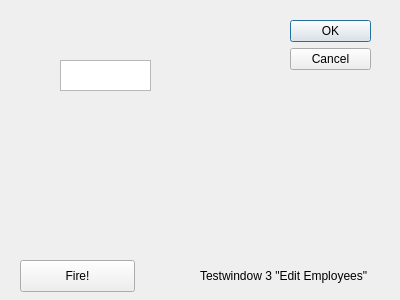
<?xml version="1.0" encoding="UTF-8"?>
<ui version="4.0">
 <class>testwindow3</class>
 <widget class="QDialog" name="testwindow3">
  <property name="geometry">
   <rect>
    <x>0</x>
    <y>0</y>
    <width>400</width>
    <height>300</height>
   </rect>
  </property>
  <property name="windowTitle">
   <string>Dialog</string>
  </property>
  <widget class="QDialogButtonBox" name="buttonBox">
   <property name="geometry">
    <rect>
     <x>290</x>
     <y>20</y>
     <width>81</width>
     <height>241</height>
    </rect>
   </property>
   <property name="orientation">
    <enum>Qt::Vertical</enum>
   </property>
   <property name="standardButtons">
    <set>QDialogButtonBox::Cancel|QDialogButtonBox::Ok</set>
   </property>
  </widget>
  <widget class="QLabel" name="label">
   <property name="geometry">
    <rect>
     <x>200</x>
     <y>250</y>
     <width>191</width>
     <height>51</height>
    </rect>
   </property>
   <property name="text">
    <string>Testwindow 3 &quot;Edit Employees&quot;</string>
   </property>
  </widget>
  <widget class="QPushButton" name="fireButton">
   <property name="geometry">
    <rect>
     <x>20</x>
     <y>260</y>
     <width>115</width>
     <height>32</height>
    </rect>
   </property>
   <property name="text">
    <string>Fire!</string>
   </property>
  </widget>
  <widget class="QTextEdit" name="IDEdit">
   <property name="geometry">
    <rect>
     <x>60</x>
     <y>60</y>
     <width>91</width>
     <height>31</height>
    </rect>
   </property>
  </widget>
 </widget>
 <resources/>
 <connections>
  <connection>
   <sender>buttonBox</sender>
   <signal>accepted()</signal>
   <receiver>testwindow3</receiver>
   <slot>accept()</slot>
   <hints>
    <hint type="sourcelabel">
     <x>248</x>
     <y>254</y>
    </hint>
    <hint type="destinationlabel">
     <x>157</x>
     <y>274</y>
    </hint>
   </hints>
  </connection>
  <connection>
   <sender>buttonBox</sender>
   <signal>rejected()</signal>
   <receiver>testwindow3</receiver>
   <slot>reject()</slot>
   <hints>
    <hint type="sourcelabel">
     <x>316</x>
     <y>260</y>
    </hint>
    <hint type="destinationlabel">
     <x>286</x>
     <y>274</y>
    </hint>
   </hints>
  </connection>
 </connections>
</ui>
